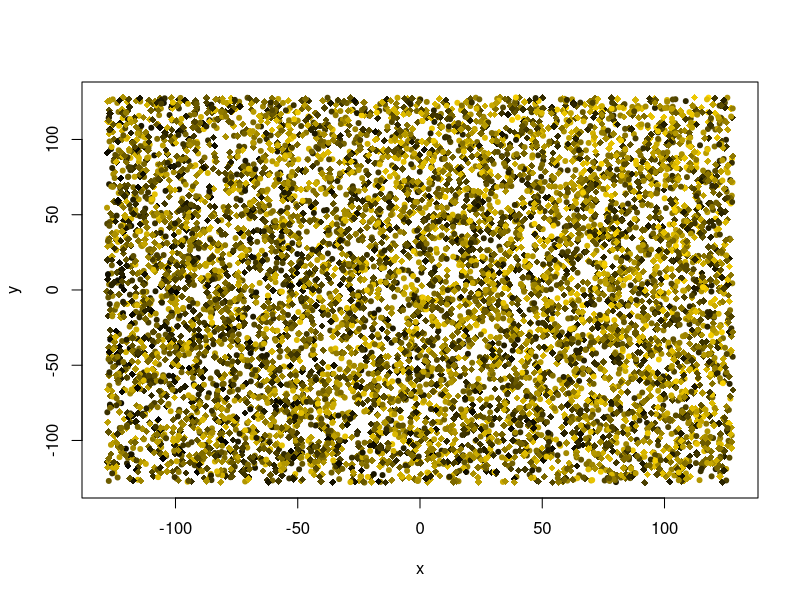
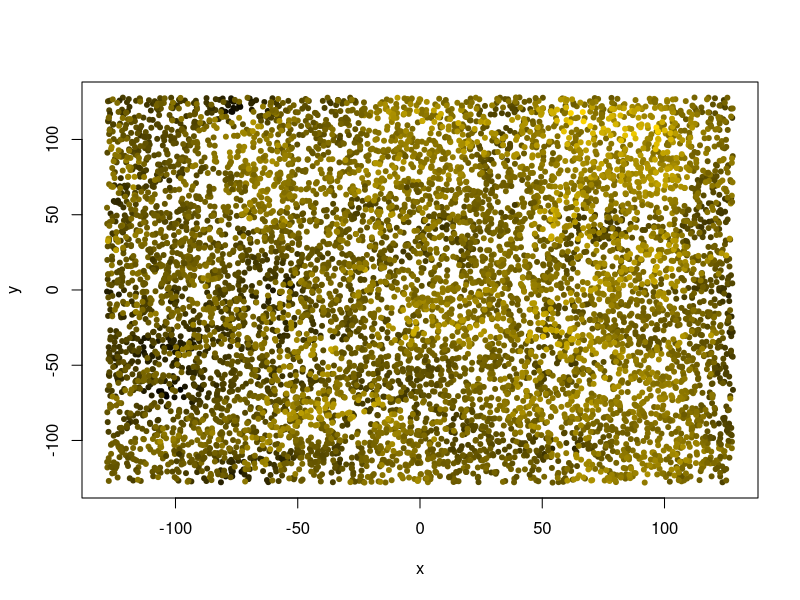
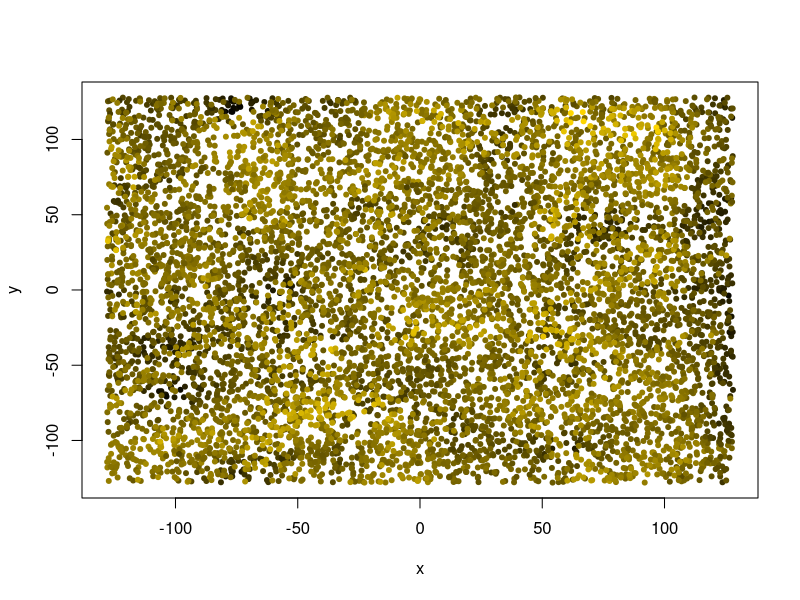

The R source for these figures, in order: (Note: this script raises an error after producing the figures.)
## ---- chunk 1
#| eval: true
.libPaths("/data/R/library")
void <- suppressPackageStartupMessages
# library("sp") |> void()

# our beloved tidyverse components:
library("dplyr") |> void() 
library("ggplot2") |> void()  
library("ggridges")  |> void() # density ridges

## ---- chunk 2
n_observations <- 2^13 # sample size
extent <- 128 # width of the playing field
smooth_sigma <- 16 # smoothing range
zrange <- 2*pi # range of parameter values

# covariate effect magnitudes
a_slope <- pi/3
b_slope <- pi/4

## ---- chunk 3
gimme_points <- function(N = 100, scale = 1.0) (runif(N)*2.0-1.0) * scale
data <- data.frame(
  x = gimme_points(n_observations, extent),
  y = gimme_points(n_observations, extent),
  z_ = gimme_points(n_observations, zrange)
)
knitr::kable(head(data, 5))
## ---- chunk 4

data$a <- 0.7 * data$x / extent + 0.3 * data$y / extent

## ---- chunk 5
data$b <- as.integer(rbinom(n = n_observations, size = 1, prob = 0.4))

data$z <- data$z_ + a_slope * data$a + b_slope * data$b

knitr::kable(head(data, 3))
## ---- chunk 6
#| label: fig-raw-data
#| fig-cap: "The raw data, unsmoothed."

# https://stackoverflow.com/a/9946970
rbpal <- colorRampPalette(c('black','gold'))
color <- rbpal(n_observations)[as.numeric(cut(data$z, breaks = n_observations))]

plot(data$x, data$y, col = color, pch = as.integer(18 + 2*data$b),
  xlab = "x", ylab = "y")
## ---- chunk 7
# compute the difference of all elements of one vector to each other
self_difference <- function (vec) outer(X = vec, Y = vec, FUN = function(X, Y)  Y-X)
wrap_difference <- function (vec) outer(X = vec, Y = vec, FUN = function(X, Y) (Y-X) %% (2*extent))

# Calculate the Euclidean distance of the x and y columns in a data frame.
Euclid <- function (data) sqrt(self_difference(data$x)^2 + self_difference(data$y)^2 )
Euclid_wrap <- function (data) sqrt(wrap_difference(data$x)^2 + wrap_difference(data$y)^2 )

# return the lower triangle of a matrix, unpacking it into a vector of unique values
lower_triangle <- function (mat) mat[lower.tri(mat)]
## ---- chunk 8

# smoothing 2D data
smooth <- function (data, sigma = NULL) {
  
  if (sigma <= 0 || is.null(sigma) || is.na(sigma)) {
    return(data$z)
  }

  dist <- Euclid_wrap(data)
  # sigma <- extent / 3
  weight <- dnorm(dist, 0, sigma) 
  weight <- weight / colSums(weight)
  # do.call("cbind", rep(list(data$z), length(data$z)))
  
  zmoothed <- weight %*% data$z
  return (zmoothed[,1])
}
## ---- chunk 9
#| label: fig-smooth-data
#| fig-cap: "The data, smoothed with a 2D Gaussian kernel. The edges are darker due to edge wrapping."

groupwise_smoothing <- function (grp) {
  sub_data <- data %>%
    filter(b == grp)
  sub_data$s <- smooth(sub_data, smooth_sigma)
  return(sub_data)
}

# "split-apply-combine" strategy
data <- bind_rows(lapply(sort(unique(data$b)),
  FUN = groupwise_smoothing
  ))
color <- rbpal(n_observations)[as.numeric(cut(data$s, breaks = n_observations))]
plot(data$x, data$y, col = color, pch = 20,
  xlab = "x", ylab = "y")

## ---- chunk 10
#| label: fig-data-detrend
#| fig-cap: "The smoothed data, again, after de-trending."

data$d <- lm(s ~ x + y, data)$residual

# another sunrise...
color <- rbpal(n_observations)[as.numeric(cut(data$d, breaks = n_observations))]
plot(data$x, data$y, col = color, pch = 20,
  xlab = "x", ylab = "y") 

## ---- chunk 11

# compute raw distance and difference
dist_diff <- data.frame(
  distance = lower_triangle(Euclid_wrap(data)),
  difference_raw = lower_triangle(self_difference(data$z)),
  difference_smooth = lower_triangle(self_difference(data$s)),
  difference = lower_triangle(self_difference(data$d))
)

# limit range, which is a major performance saver.
dist_diff <- dist_diff %>% 
  filter(distance > 0, distance < extent)


# binning, using `cut`
dist_diff$bin1 <- as.factor(
  cut(
    dist_diff$distance,
    breaks = seq(
      0, extent,
      length.out = as.integer(extent/4+1)
    )
  ))
## ---- chunk 12
#| eval: true
#| label: fig-difference-distance-ridges
#| fig-cap: "The difference-distance plot, ridges (i.e. density distribution)."

dist_diff %>%
  ggplot(aes(x = abs(difference), y = bin1)) +
  geom_density_ridges(rel_min_height = 0.05,
    quantile_lines = TRUE, quantiles = 4,
    scale = 2.0, bandwidth = 0.05) +
  labs(x = "mean absolute difference", y = "distance bin") +
  theme_bw() + coord_flip() +
  theme(axis.text.x = element_text(angle = 90, vjust = 0.5, hjust=1))
## ---- chunk 13
dist_diff$bin <- as.factor(
  cut_number(
      dist_diff$distance,
      n = as.integer(extent)
    ))
## ---- chunk 14
#| label: fig-equibin-sample-size
#| fig-cap: "Sample size per bin for fixed width bins (blue) or fixed sample size bins (turquoise). Consider both for your data set."
b1 <- dist_diff %>%
  summarize("ds" = mean(distance), "n" = n(), .by = bin1)
b2 <- dist_diff %>%
  summarize("ds" = mean(distance), "n" = n(), .by = bin)

ggplot(NULL) +
  geom_step(aes(x = b1$ds, y = b1$n), color = "darkblue") +
  geom_step(aes(x = b2$ds, y = b2$n), color = "turquoise") +
  geom_hline(yintercept = 0, color = "darkgrey") +
  labs(x = "distance (bin average)", y = "samples per bin") +
  theme_bw()
## ---- chunk 15

calculate_semivariance <- function (diff_vector) 1/(2*length(diff_vector)) * sum(diff_vector^2)

dist_diff_binned <- dist_diff %>% 
  select(-bin1) %>% 
  group_by(bin) %>%
  summarize(across(everything(), list(
      "mean" = mean,
      "absmean" = function (vec) sum(abs(vec)) / length(vec),
      "variance" = var,
      "semivariance" = calculate_semivariance,
      "count" = function (vec) length(vec)
    )
  )) %>%
  select(bin, distance_mean, distance_count,
    difference_variance, difference_semivariance, difference_absmean
  ) %>%
  rename(c(
    "variance" = difference_variance,
    "semivariance" = difference_semivariance,
    "mean_abs_difference" = difference_absmean
  ))

# semivariance is NOT simply half the variance
dist_diff_binned$half_variance <- 0.5 * dist_diff_binned$variance
knitr::kable(head(dist_diff_binned), digits = 2)
## ---- chunk 16
#| label: fig-empirical-variogram
#| fig-cap: "The left panel shows mean absolute difference, whereas the right panel is the semivariance, both plotted against the distance."

par(mfrow = c(1,2))
plot(dist_diff_binned$distance_mean, dist_diff_binned$mean_abs_difference,
   type = "o", col = "darkblue",
   xlab = "distance bin number",
   ylab = "mean absolute difference"
   )
plot(dist_diff_binned$distance_mean, dist_diff_binned$semivariance,
   type = "o", col = "darkgreen",
   xlab = "bin average distance",
   ylab = "semivariance"
   )

par(mfrow = c(1,1))
## ---- chunk 17

# wrap a regression function to generate residuals
# the result is the parameter to be minimized.
wrap_target_function <- function(x, y, regressor, parameters) {
  predictions <- regressor(x, parameters)
  differences <- y - predictions

  # optimization superstition: scaling rmse to better read decimals
  differences <- differences * 1000
  return(sqrt(mean(differences^2)))
}

# yet another trick: we can improve model fit on the closer points,
#   by giving them more weight
wrap_target_function_distanceweighted <- function(x, y, regressor, parameters) {
  predictions <- regressor(x, parameters)
  differences <- y - predictions

  # gently improving performance on proximal points:
  differences <- 1000 * differences * 1/sqrt(x)

  rmsd <- sqrt(mean(differences^2))
  return(rmsd)
}


# this can turn regression output into a usable function.
# εὕρηκα, functional programming!
create_prediction_function <- function(regressor, results) {
  fcn <- function (x) {
    regressor(x, results$par)
  }

  return(fcn)
}

# a uniform way to print results
print_regression_results <- function(orsl, label = "") {
  par <- paste(round(orsl$par, 4), collapse = ", ")
  conv <- orsl$convergence
  eps <- orsl$value
  print(sprintf("%s regression: convergence %i at (%s), mse %.1f", label, conv, par, eps))
}

# note: the `epsilon` can be calculated manually with the formula:
#   sum((predictor_function(x) - y)^2)


# Finally, a quick histogram plot of residuals.
plot_residuals_histogram <- function (x, y, predictor_function, ...) {
  residuals <- predictor_function(x) - y
  ggplot(NULL, aes(x = residuals)) +
    geom_histogram(...) +
    theme_bw()
}


## ---- chunk 18
x <- dist_diff_binned$distance_mean
y <- dist_diff_binned$semivariance

linear_function <- function(x, parameters) {
  return(parameters[1] + parameters[2]*x)
}

optimizer_results <- optim(
  par = c(0, 0.05),
  fn = function(parameters) {
    wrap_target_function(x, y, linear_function, parameters)
  }, method = "Nelder-Mead"
)

print_regression_results(optimizer_results, label = "linear")

## ---- chunk 19
#| label: fig-linear-regression
#| fig-cap: "In principle, you can fit anything you like to the semivariance."

predictor_function <- create_prediction_function(linear_function, optimizer_results)

ggplot(NULL, aes(x = x, y = y)) +
  geom_point(size = 2.5, colour = "black", fill = "white", alpha = 0.4) +
  geom_line(aes(x = x, y = predictor_function(x))) +
  theme_minimal()

## ---- chunk 20
#| label: fig-gauss-function
#| fig-cap: "Although it is inverted, scaled, y-shifted, and centered on zero, you will certainly recognize our beloved bell-curve: the Gaussian. Note that we will only use the right half to proceed."

gauss_function <- function(x, parameters) {
  scale <- parameters[1] # height
  mu <- 0 # mean, always zero here
  sigma <- parameters[2] # standard deviation
  nugget <- parameters[3] # total height

  # This parametrization ensures that nugget < sill if scale > 0
  sill <- scale + nugget

  # the raw, unscaled gaussian kernel
  gauss <- exp(-((x-mu)^2)/(2*sigma^2))

  # the bell should point downwards:
  result <- sill - scale * gauss

  return(result)
}

try_x <- seq(-pi, pi, length.out = 100)
try_y <- gauss_function(try_x, parameters = c(1.5, 1., 0.5))

plot(try_x, try_y, type = "l", xlab = "x", ylab = "y", ylim = c(0, 2.))
abline(v = 0)

## ---- chunk 21


x <- dist_diff_binned$distance_mean
y <- dist_diff_binned$semivariance # multiplied to support optimizer

start_values <- c(zrange, smooth_sigma, 0.) 
optimizer_results <- optim(
  par = start_values,
  lower = c(0.0, 0.0, 0.0), # all positive parameters
  upper = c(2*zrange, extent/4, zrange), # prevent crazy outcomes
  fn = function(parameters) {
    wrap_target_function_distanceweighted(x, y, gauss_function, parameters)
  }, 
  control = list("fnscale" = 1e-8),
  method = "L-BFGS-B" 
)

predictor_function <- create_prediction_function(
  gauss_function,
  optimizer_results
)

print_regression_results(optimizer_results, label = "Gauss")

## ---- chunk 22
#| label: fig-gauss-residuals
#| fig-cap: "Residual distribution of the Matérn model for semivariance."
plot_residuals_histogram(x, y, predictor_function,
  bins = 32, fill = "lightgray", color = "black")
## ---- chunk 23
scale <- optimizer_results$par[1]
range <- optimizer_results$par[2]
nugget <- optimizer_results$par[3]
sill <- nugget + scale
## ---- chunk 24
#| label: fig-gauss-variogram
#| fig-cap: "Variogram of the simulated data, using a Gauss model."

predx <- seq(0, extent, length.out = 2*extent + 1)

ggplot(NULL, aes(x = x, y = y)) +
  geom_vline(xintercept = range, color = "darkgrey") +
  geom_hline(yintercept = nugget, color = "darkgrey") +
  # geom_hline(yintercept = sill, color = "darkgrey") +
  geom_point(size = 2.5, colour = "black", fill = "white", alpha = 0.4) +
  geom_line(aes(x = predx, y = predictor_function(predx))) +
  theme_minimal()

## ---- chunk 25

fit_variogram <- function(
                   x, y, value, fcn,
                   difference_parameter = c("semivariance", "var", "mad"),
                   skip_detrend = FALSE,
                   ...) {
  # the ellipsis ( , ...) will pass through optimizer parameters

  # convenience structure to match the above
  df <- data.frame(x = x, y = y, z = value)

  # de-trending, optionally disabled
  if (skip_detrend) {
    df$d <- df$z
  } else {
    df$d <- lm(z ~ x + y, df)$residual
  }

  # distance-difference
  dd <- data.frame(
      dist = lower_triangle(Euclid_wrap(df)),
      diff = lower_triangle(self_difference(df$d))
    ) %>%
    filter(dist > 0, dist < extent)

  # binning (could be improved!)
  dd$bin <- as.factor(cut(dd$dist, breaks = as.integer(extent/2)))
  dd_binned <- dd %>% 
    group_by(bin) %>%
    summarize(across(everything(), list(
        "mean" = mean,
        "absmean" = function (vec) sum(abs(vec)) / length(vec),
        "variance" = var,
        "semivariance" = function (vec) 1/(2*length(vec)) * sum(vec^2),
        "count" = function (vec) length(vec)
      )
    )) %>%
    select(bin, dist_mean, dist_count,
      diff_variance, diff_semivariance, diff_absmean
    ) %>%
    rename(c(
      "var" = diff_variance,
      "semivariance" = diff_semivariance,
      "mad" = diff_absmean
    ))

  # regression
  regx <- dd_binned$dist_mean

  diffpar <- match.arg(difference_parameter, several.ok = FALSE)
  regy <- 0.5 * dd_binned %>% pull(!!diffpar)


  optimizer_results <- optim(
    fn = function(parameters) {
      wrap_target_function_distanceweighted(regx, regy, fcn, parameters)
    },
    ...
  )

  print_regression_results(optimizer_results, label = "")

  # store everything in one list;
  # do I sense a smidgen of OOP here? No, not really.
  optimizer_results$fcn <- fcn
  optimizer_results$regx <- regx
  optimizer_results$regy <- regy
  optimizer_results$diffpar <- diffpar

  return(optimizer_results)
}

## ---- chunk 26

matern_function <- function(d, parameters) {
  scale <- parameters[1] # related to semivariance
  sigma <- parameters[2] # related to actual range; turning point
  nugget <- parameters[3] # minimum difference (at the intercept)
  nu <- parameters[4] # shape parameter

  sill <- scale + nugget
  z <- sqrt(2 * nu) * d / sigma
  K <- suppressWarnings(besselK(z, nu))
  matern <- (z)^nu * K / (2^(nu - 1) * gamma(nu))
  result <- sill - scale * matern
  
  result[is.na(result)] <- 0
  return(result)
}

## ---- chunk 27
plot_matern <- function(optimizer_results) {

  # retrieve everything 
  fcn <- optimizer_results$fcn
  regx <- optimizer_results$regx
  regy <- optimizer_results$regy
  diffpar <- optimizer_results$diffpar

  # wrap the function with the optimized parameters
  predictor_function <- create_prediction_function(
    fcn,
    optimizer_results
  )

  # extract parameters
  scale <- optimizer_results$par[1]
  sigma <- optimizer_results$par[2]
  range <- optimizer_results$par[2]
  nugget <- optimizer_results$par[3]
  sill <- scale + nugget


  # plotting
  plotx <- seq(0, extent, length.out = 2*extent + 1)
  plotx <- plotx[plotx>0]
  
  g <- ggplot(NULL, aes(x = regx, y = regy)) +
    geom_vline(xintercept = range, color = "darkgrey") +
    geom_hline(yintercept = nugget, color = "darkgrey") +
    geom_hline(yintercept = sill, color = "darkgrey") +
    geom_point(size = 2.5, colour = "black", fill = "white", alpha = 0.4) +
    geom_line(aes(x = plotx, y = predictor_function(plotx))) +
    labs(
      title = "Matérn regression, with range indicated (vertical line)",
      y = diffpar,
      x = "distance"
      ) +
    theme_minimal()

  return(g)
}


## ---- chunk 28
#| label: fig-alldata-variogram
#| fig-cap: "Variogram of all the data, with a Matérn fit."

vg_all <- fit_variogram(
    x = data$x,
    y = data$y,
    value = data$s,
    fcn = matern_function,
    par = c(zrange, smooth_sigma, 0., 1.),
    lower = c(0.0, 0.0, 0., 0.001),
    upper = c(10, 100, 100, 100),
    control = list("fnscale" = 1e-8),
    method = "L-BFGS-B" 
  )
plot_matern(vg_all)

## ---- chunk 29
#| label: fig-subdata-variogram
#| fig-cap: "Variogram of the sub-data in the `b == 0` category."
semi_data <- data %>%
  filter(b == 0)

vg_b0 <- fit_variogram(
    x = semi_data$x,
    y = semi_data$y,
    value = semi_data$s,
    fcn = matern_function,
    par = c(zrange, smooth_sigma, 0., 1.),
    lower = c(0.0, 0.0, 0., 0.001),
    upper = c(10, 100, 100, 100),
    control = list("fnscale" = 1e-8),
    method = "L-BFGS-B" 
  )
plot_matern(vg_b0)


## ---- chunk 30
#| label: fig-subdata-variogram-b1
#| fig-cap: "Variogram of the sub-data in the `b == 1` category."
semi_data <- data %>%
  filter(b == 1)
vg_b1 <- fit_variogram(
    x = semi_data$x,
    y = semi_data$y,
    value = semi_data$s,
    fcn = matern_function,
    par = c(zrange, smooth_sigma, 0., 1.),
    lower = c(0.0, 0.0, 0., 0.001),
    upper = c(10, 100, 100, 100),
    control = list("fnscale" = 1e-8),
    method = "L-BFGS-B" 
  )
plot_matern(vg_b1)

## ---- chunk 31
#| label: fig-variogram-nodetrend
#| fig-cap: "Variogram of the data with de-trending disabled."
vg_nodetrend <- fit_variogram(
    x = data$x,
    y = data$y,
    value = data$s,
    fcn = matern_function,
    skip_detrend = TRUE,
    par = c(zrange, smooth_sigma, 0., 1.),
    lower = c(0.0, 0.0, 0., 0.001),
    upper = c(10, 100, 100, 100),
    control = list("fnscale" = 1e-8),
    method = "L-BFGS-B" 
  )
plot_matern(vg_nodetrend)

## ---- chunk 32
#| label: fig-variogram-rawdata
#| fig-cap: "Variogram of the Non-Tobleronian raw data, i.e. random data without spatial relation."

vg_nosmoothing <- fit_variogram(
    x = data$x,
    y = data$y,
    value = data$z,
    fcn = matern_function,
    skip_detrend = TRUE,
    par = c(zrange, smooth_sigma, 0., 1.),
    lower = c(0.0, 0.0, 0., 0.99),
    upper = c(100, 100, 0.01, 1.01),
    control = list("fnscale" = 1e-8),
    method = "L-BFGS-B" 
  )
plot_matern(vg_nosmoothing)
## ---- chunk 33
#| label: fig-mad-variogram
#| fig-cap: "Is it still a variogram if we do not use semivariance?"

vg_mad <- fit_variogram(
    x = data$x,
    y = data$y,
    value = data$s,
    difference_parameter = "mad",
    fcn = matern_function,
    par = c(zrange, smooth_sigma, 0., 1.),
    lower = c(0.0, 0.0, 0., 0.001),
    upper = c(10, 100, 100, 100),
    control = list("fnscale" = 1e-8),
    method = "L-BFGS-B" 
  )
plot_matern(vg_mad)
